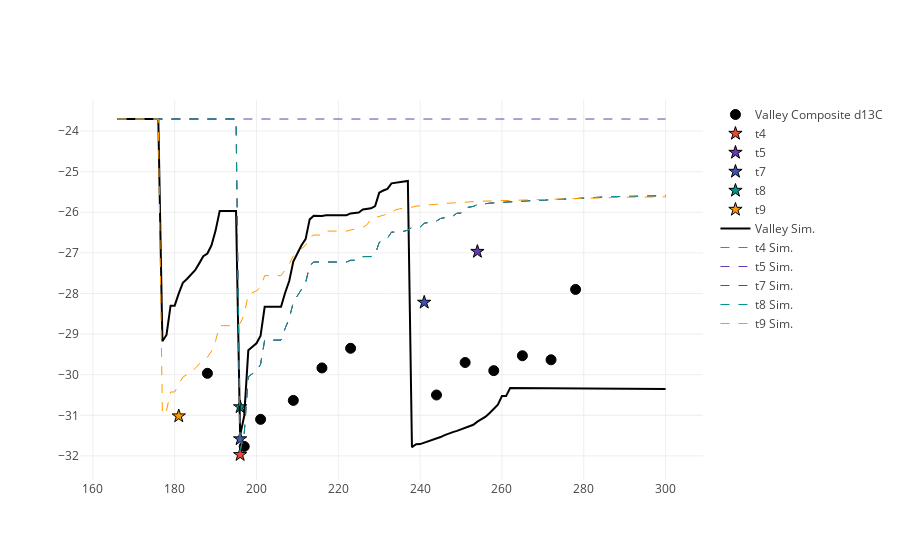

Notebook source saved alongside this figure:
### Code cell
%matplotlib inline
import plotlycred
figname = 'Soils' + variable + transect + '.png'

online = False
if online:
    # fig = py.iplot(data) 
    fig = go.Figure(data=data) # , layout=layout)
    py.image.save_as(fig, filename=figname)
else:
    iplot(data)

### Figure 1 — Plotly figure (JSON) as saved in the notebook; plotly's stock layout.template omitted (floating-point values rounded to 4 significant figures; data arrays with more than 128 entries replaced by an {"elided": "..."} marker saying what was removed)
{"data": [{"marker": {"color": "black", "line": {"color": "black", "width": 1}, "size": 10, "symbol": "circle"}, "mode": "markers", "name": "Valley Composite d13C", "type": "scatter", "x": {"elided": "135 int values"}, "y": {"elided": "135 float values"}}, {"marker": {"color": "#F44336", "line": {"color": "black", "width": 1}, "size": 10, "symbol": "star"}, "mode": "markers", "name": "t4", "type": "scatter", "x": {"elided": "135 int values"}, "y": {"elided": "135 float values"}}, {"marker": {"color": "#673AB7", "line": {"color": "black", "width": 1}, "size": 10, "symbol": "star"}, "mode": "markers", "name": "t5", "type": "scatter", "x": {"elided": "135 int values"}, "y": {"elided": "135 float values"}}, {"marker": {"color": "#3F51B5", "line": {"color": "black", "width": 1}, "size": 10, "symbol": "star"}, "mode": "markers", "name": "t7", "type": "scatter", "x": {"elided": "135 int values"}, "y": {"elided": "135 float values"}}, {"marker": {"color": "#009688", "line": {"color": "black", "width": 1}, "size": 10, "symbol": "star"}, "mode": "markers", "name": "t8", "type": "scatter", "x": {"elided": "135 int values"}, "y": {"elided": "135 float values"}}, {"marker": {"color": "#FF9800", "line": {"color": "black", "width": 1}, "size": 10, "symbol": "star"}, "mode": "markers", "name": "t9", "type": "scatter", "x": {"elided": "135 int values"}, "y": {"elided": "135 float values"}}, {"marker": {"color": "black"}, "mode": "lines", "name": "Valley Sim.", "type": "scatter", "x": {"elided": "135 int values"}, "y": {"elided": "135 float values"}}, {"line": {"color": "#F44336", "dash": "dash", "width": 1}, "name": "t4 Sim.", "type": "scatter", "x": {"elided": "135 int values"}, "y": {"elided": "135 float values"}}, {"line": {"color": "#673AB7", "dash": "dash", "width": 1}, "name": "t5 Sim.", "type": "scatter", "x": {"elided": "135 int values"}, "y": {"elided": "135 float values"}}, {"line": {"color": "#3F51B5", "dash": "dash", "width": 1}, "name": "t7 Sim.", "type": "scatter", "x": {"elided": "135 int values"}, "y": {"elided": "135 float values"}}, {"line": {"color": "#009688", "dash": "dash", "width": 1}, "name": "t8 Sim.", "type": "scatter", "x": {"elided": "135 int values"}, "y": {"elided": "135 float values"}}, {"line": {"color": "#FF9800", "dash": "dash", "width": 1}, "name": "t9 Sim.", "type": "scatter", "x": {"elided": "135 int values"}, "y": {"elided": "135 float values"}}], "layout": {}}
